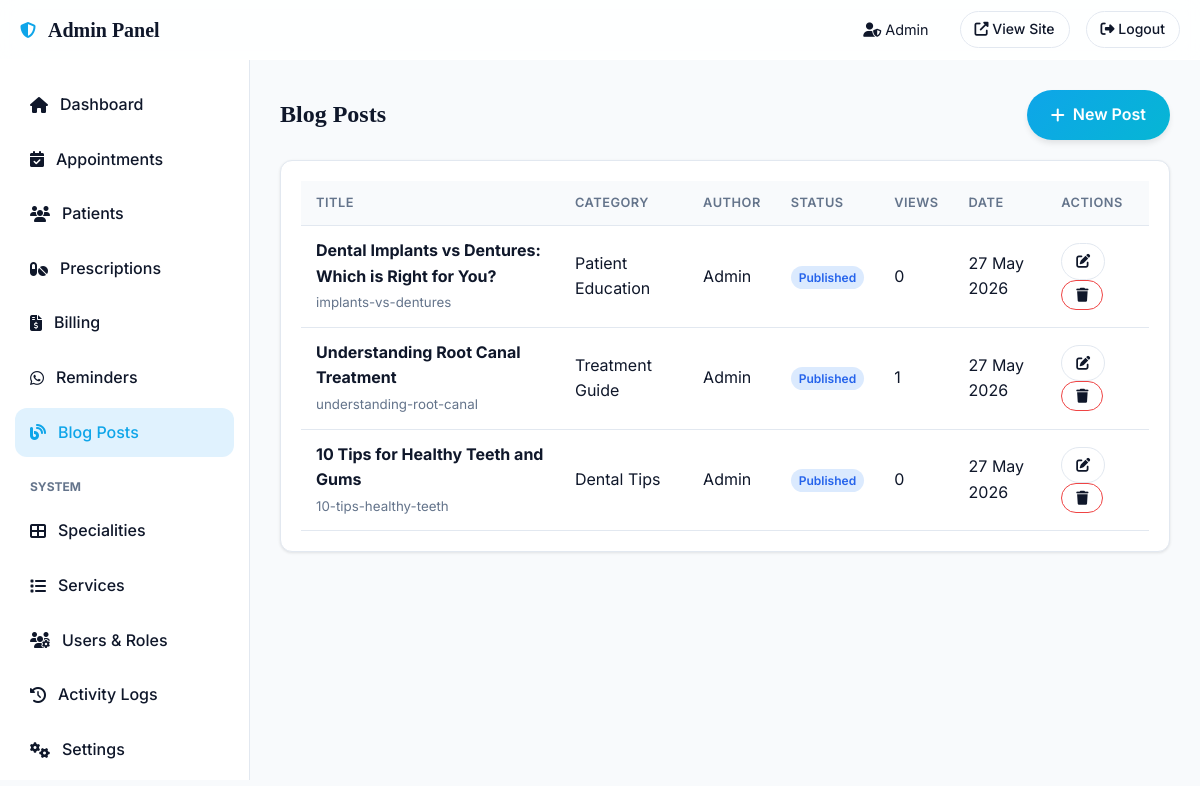
/secure-admin-panel/blog (signed in), run on the app's committed database.
### models.py (models this page shows, shortened)
class User(UserMixin, db.Model):
    __tablename__ = 'users'
    id = db.Column(db.Integer, primary_key=True)
    name = db.Column(db.String(120), nullable=False)
    email = db.Column(db.String(120), unique=True, nullable=False)
    phone = db.Column(db.String(20))
    password_hash = db.Column(db.String(256), nullable=False)
    role = db.Column(db.String(20), default='patient')  # patient, dentist, receptionist, admin
    is_active = db.Column(db.Boolean, default=True)
    avatar = db.Column(db.String(256))
    created_at = db.Column(db.DateTime, default=datetime.utcnow)
    last_login = db.Column(db.DateTime)
    reset_token = db.Column(db.String(100))
    reset_token_expiry = db.Column(db.DateTime)
    preferred_language = db.Column(db.String(10), default='en')
    patient_profile = db.relationship('Patient', backref='user', uselist=False)
    appointments = db.relationship('Appointment', backref='user', lazy='dynamic', foreign_keys='Appointment.user_id')
    blog_posts = db.relationship('BlogPost', backref='author', lazy='dynamic')
    activity_logs = db.relationship('ActivityLog', backref='user', lazy='dynamic')

class BlogPost(db.Model):
    __tablename__ = 'blog_posts'
    id = db.Column(db.Integer, primary_key=True)
    title = db.Column(db.String(200), nullable=False)
    slug = db.Column(db.String(200), unique=True, nullable=False)
    excerpt = db.Column(db.Text)
    content = db.Column(db.Text, nullable=False)
    category = db.Column(db.String(100))
    tags = db.Column(db.String(200))
    author_id = db.Column(db.Integer, db.ForeignKey('users.id'))
    views = db.Column(db.Integer, default=0)
    is_published = db.Column(db.Boolean, default=False)
    published_at = db.Column(db.DateTime)
    created_at = db.Column(db.DateTime, default=datetime.utcnow)
    updated_at = db.Column(db.DateTime, default=datetime.utcnow, onupdate=datetime.utcnow)

### routes/admin.py (the view)
@admin_bp.route('/blog')
@login_required
@admin_required
def blog():
    posts = BlogPost.query.order_by(BlogPost.created_at.desc()).all()
    return render_template('admin/blog.html', posts=posts)

### routes/admin.py (called while the page is built)
def admin_required(f):
    @wraps(f)
    def decorated(*args, **kwargs):
        if not current_user.is_authenticated:
            return redirect(url_for('auth.login'))
        if current_user.role not in ['admin', 'dentist', 'receptionist']:
            flash('Access denied. Admin only.', 'error')
            return redirect(url_for('public.index'))
        return f(*args, **kwargs)
    return decorated

### templates/admin/blog.html (shortened to what this page needs)
{% extends "admin/base.html" %}
{% block content %}
<div style="display:flex;justify-content:space-between;align-items:center;margin-bottom:20px;">
    <h2>Blog Posts</h2>
    <a href="{{ url_for('admin.add_blog') }}" class="btn btn-primary"><i class="fas fa-plus"></i> New Post</a>
</div>
<div class="card">
    <div class="table-responsive">
        <table class="table">
            <thead><tr><th>Title</th><th>Category</th><th>Author</th><th>Status</th><th>Views</th><th>Date</th><th>Actions</th></tr></thead>
            <tbody>
            {% for post in posts %}
            <tr>
                <td><strong>{{ post.title }}</strong><br><small class="text-muted">{{ post.slug }}</small></td>
                <td>{{ post.category or '—' }}</td>
                <td>{{ post.author.name if post.author else '—' }}</td>
                <td>
                    {% if post.is_published %}
                    <span class="badge badge-completed">Published</span>
                    {% else %}
                    <span class="badge badge-pending">Draft</span>
                    {% endif %}
                </td>
                <td>{{ post.views }}</td>
                <td>{{ post.created_at.strftime('%d %b %Y') }}</td>
                <td>
                    <a href="{{ url_for('admin.edit_blog', post_id=post.id) }}" class="btn-outline-sm"><i class="fas fa-edit"></i></a>
                    <form method="POST" action="{{ url_for('admin.delete_blog', post_id=post.id) }}" style="display:inline;" onsubmit="return confirm('Delete this blog post?');">
                        <button class="btn-outline-sm text-danger" style="border-color:var(--danger);"><i class="fas fa-trash"></i></button>
                    </form>
                </td>
            </tr>
            {% else %}
            <tr><td colspan="7" class="text-center">No blog posts yet.</td></tr>
            {% endfor %}
            </tbody>
        </table>
    </div>
</div>
{% endblock %}

### templates/admin/base.html (shortened to what this page needs)
<!DOCTYPE html>
<html lang="en" data-theme="light">
<head>
    <link rel="stylesheet" href="https://cdnjs.cloudflare.com/ajax/libs/font-awesome/6.5.0/css/all.min.css">
    <link rel="stylesheet" href="{{ url_for('static', filename='css/main.css') }}">
</head>
<body>
<nav class="navbar" style="height: 60px;">
    <div class="nav-container" style="justify-content: space-between; width: 100%;">
        <div class="nav-brand">
            <i class="fas fa-shield-alt text-primary"></i>
            <span class="brand-main">Admin Panel</span>
        </div>
        <div class="nav-actions">
            <span style="font-size: 0.9rem; margin-right: 15px;"><i class="fas fa-user-shield"></i> {{ current_user.name }}</span>
            <a href="{{ url_for('public.index') }}" class="btn-outline-sm" target="_blank"><i class="fas fa-external-link-alt"></i> View Site</a>
            <a href="{{ url_for('auth.logout') }}" class="btn-outline-sm text-danger"><i class="fas fa-sign-out-alt"></i> Logout</a>
        </div>
    </div>
</nav>
<div class="dashboard-layout" style="padding-top: 60px;">
    <aside class="dashboard-sidebar">
        <nav class="dashboard-nav">
            <a href="{{ url_for('admin.dashboard') }}" class="dashboard-link {% if request.endpoint == 'admin.dashboard' %}active{% endif %}">
                <i class="fas fa-home"></i> Dashboard
            </a>
            <a href="{{ url_for('admin.appointments') }}" class="dashboard-link {% if request.endpoint and 'appointment' in request.endpoint %}active{% endif %}">
                <i class="fas fa-calendar-check"></i> Appointments
            </a>
            <a href="{{ url_for('admin.patients') }}" class="dashboard-link {% if request.endpoint and 'patient' in request.endpoint %}active{% endif %}">
                <i class="fas fa-users"></i> Patients
            </a>
            <a href="{{ url_for('admin.prescriptions') }}" class="dashboard-link {% if request.endpoint and 'prescription' in request.endpoint %}active{% endif %}">
                <i class="fas fa-pills"></i> Prescriptions
            </a>
            <a href="{{ url_for('admin.billing') }}" class="dashboard-link {% if request.endpoint and 'billing' in request.endpoint %}active{% endif %}">
                <i class="fas fa-file-invoice-dollar"></i> Billing
            </a>
            <a href="{{ url_for('admin.reminders') }}" class="dashboard-link {% if request.endpoint and 'reminder' in request.endpoint %}active{% endif %}">
                <i class="fab fa-whatsapp"></i> Reminders
            </a>
            <a href="{{ url_for('admin.blog') }}" class="dashboard-link {% if request.endpoint and 'blog' in request.endpoint %}active{% endif %}">
                <i class="fas fa-blog"></i> Blog Posts
            </a>
            {% if current_user.role == 'admin' %}
            <div style="margin: 15px 0 5px; padding-left: 15px; font-size: 0.75rem; text-transform: uppercase; color: var(--text-muted); font-weight: 700;">System</div>
            <a href="{{ url_for('admin.specialities') }}" class="dashboard-link {% if request.endpoint and 'specialit' in request.endpoint %}active{% endif %}">
                <i class="fas fa-th-large"></i> Specialities
            </a>
            <a href="{{ url_for('admin.services') }}" class="dashboard-link {% if request.endpoint and 'service' in request.endpoint %}active{% endif %}">
                <i class="fas fa-list"></i> Services
            </a>
            <a href="{{ url_for('admin.users') }}" class="dashboard-link {% if request.endpoint and 'users' in request.endpoint %}active{% endif %}">
                <i class="fas fa-users-cog"></i> Users & Roles
            </a>
            <a href="{{ url_for('admin.activity_logs') }}" class="dashboard-link {% if request.endpoint and 'activity_logs' in request.endpoint %}active{% endif %}">
                <i class="fas fa-history"></i> Activity Logs
            </a>
            <a href="{{ url_for('admin.settings') }}" class="dashboard-link {% if request.endpoint and 'settings' in request.endpoint %}active{% endif %}">
                <i class="fas fa-cogs"></i> Settings
            </a>
            {% endif %}
        </nav>
    </aside>
    <main class="dashboard-main">
        {% block content %}{% endblock %}
    </main>
</div>
</body>
</html>

### static/css/main.css (style rules this page uses)
:root { --primary: #0EA5E9; --primary-dark: #0284C7; --primary-light: #E0F2FE; --secondary: #06B6D4; --accent: #38BDF8; --dark: #0F172A; --darker: #0B1120; --light: #F8FAFC; --white: #FFFFFF; --gray: #64748B; --gray-light: #CBD5E1; --gray-dark: #334155; --success: #10B981; --warning: #F59E0B; --danger: #EF4444; --info: #3B82F6; --bg-color: var(--light); --surface-color: var(--white); --text-main: var(--dark); --text-muted: var(--gray); --border-color: #E2E8F0; --shadow-sm: 0 1px 3px rgba(0,0,0,0.1); --shadow-md: 0 4px 6px -1px rgba(0,0,0,0.1); --shadow-lg: 0 10px 15px -3px rgba(0,0,0,0.1); --shadow-glow: 0 0 20px rgba(14, 165, 233, 0.3); --glass-bg: rgba(255, 255, 255, 0.85); --glass-border: rgba(255, 255, 255, 0.4); --font-sans: 'Inter', system-ui, sans-serif; --font-serif: 'Playfair Display', serif; --nav-height: 80px; --container-width: 1200px; --radius-sm: 8px; --radius-md: 12px; --radius-lg: 20px; --radius-full: 9999px; --trans-fast: 0.2s ease; --trans-normal: 0.3s ease; --trans-slow: 0.5s ease; }
* { margin: 0; padding: 0; box-sizing: border-box; }
body { font-family: var(--font-sans); background-color: var(--bg-color); color: var(--text-main); line-height: 1.6; transition: background-color var(--trans-normal), color var(--trans-normal); overflow-x: hidden; }
h1, h2, h3, h4, h5, h6 { font-family: var(--font-serif); font-weight: 700; line-height: 1.2; color: var(--text-main); }
a { text-decoration: none; color: var(--primary); transition: color var(--trans-fast); }
.text-primary { color: var(--primary); }
.text-danger { color: var(--danger); }
.text-muted { color: var(--text-muted); }
.btn { display: inline-flex; align-items: center; justify-content: center; gap: 8px; padding: 12px 24px; border-radius: var(--radius-full); font-weight: 600; font-size: 1rem; cursor: pointer; transition: all var(--trans-normal); border: none; text-decoration: none; }
.btn-primary { background: linear-gradient(135deg, var(--primary), var(--secondary)); color: var(--white); box-shadow: var(--shadow-md); }
.btn-outline-sm { background: transparent; border: 1px solid var(--border-color); color: var(--text-main); padding: 6px 14px; border-radius: var(--radius-full); font-size: 0.875rem; font-weight: 500; text-decoration: none; display: inline-block; }
.navbar { position: fixed; top: 0; left: 0; width: 100%; height: var(--nav-height); background: var(--glass-bg); backdrop-filter: blur(10px); border-bottom: 1px solid var(--glass-border); z-index: 1000; transition: all var(--trans-normal); }
.nav-container { max-width: var(--container-width); margin: 0 auto; padding: 0 20px; height: 100%; display: flex; justify-content: space-between; align-items: center; }
.nav-brand { display: flex; align-items: center; gap: 12px; }
.brand-main { font-family: var(--font-serif); font-weight: 700; font-size: 1.25rem; color: var(--text-main); line-height: 1; }
.nav-actions { display: flex; align-items: center; gap: 16px; }

### static/css/forms.css (style rules this page uses)
.dashboard-layout { display: flex; min-height: 100vh; padding-top: var(--nav-height); }
.dashboard-sidebar { width: 250px; background: var(--surface-color); border-right: 1px solid var(--border-color); padding: 20px 0; position: fixed; height: calc(100vh - var(--nav-height)); overflow-y: auto; }
.dashboard-nav { display: flex; flex-direction: column; gap: 5px; padding: 0 15px; }
.dashboard-link { display: flex; align-items: center; gap: 12px; padding: 12px 15px; border-radius: var(--radius-md); color: var(--text-main); font-weight: 500; transition: all var(--trans-fast); }
.dashboard-link:hover, .dashboard-link.active { background: var(--primary-light); color: var(--primary); }
.dashboard-main { flex: 1; margin-left: 250px; padding: 30px; background: var(--bg-color); }
.card { background: var(--surface-color); border-radius: var(--radius-md); box-shadow: var(--shadow-sm); border: 1px solid var(--border-color); padding: 20px; margin-bottom: 20px; }
.table-responsive { overflow-x: auto; }
.table { width: 100%; border-collapse: collapse; }
.table th, .table td { padding: 12px 15px; text-align: left; border-bottom: 1px solid var(--border-color); }
.table th { background: var(--bg-color); font-weight: 600; color: var(--text-muted); text-transform: uppercase; font-size: 0.8rem; letter-spacing: 0.5px; }
.badge { padding: 4px 8px; border-radius: var(--radius-full); font-size: 0.75rem; font-weight: 600; }
.badge-completed { background: #DBEAFE; color: #2563EB; }

### data on the page
User: name "Admin"
BlogPost: title "Dental Implants vs Dentures: Which is Right for You?", slug "implants-vs-dentures", category "Patient Education", author "Admin", is_published "Published", views "0", created_at "27 May 2026"
BlogPost: title "Understanding Root Canal Treatment", slug "understanding-root-canal", category "Treatment Guide", author "Admin", is_published "Published", views "1", created_at "27 May 2026"
BlogPost: title "10 Tips for Healthy Teeth and Gums", slug "10-tips-healthy-teeth", category "Dental Tips", author "Admin", is_published "Published", views "0", created_at "27 May 2026"
